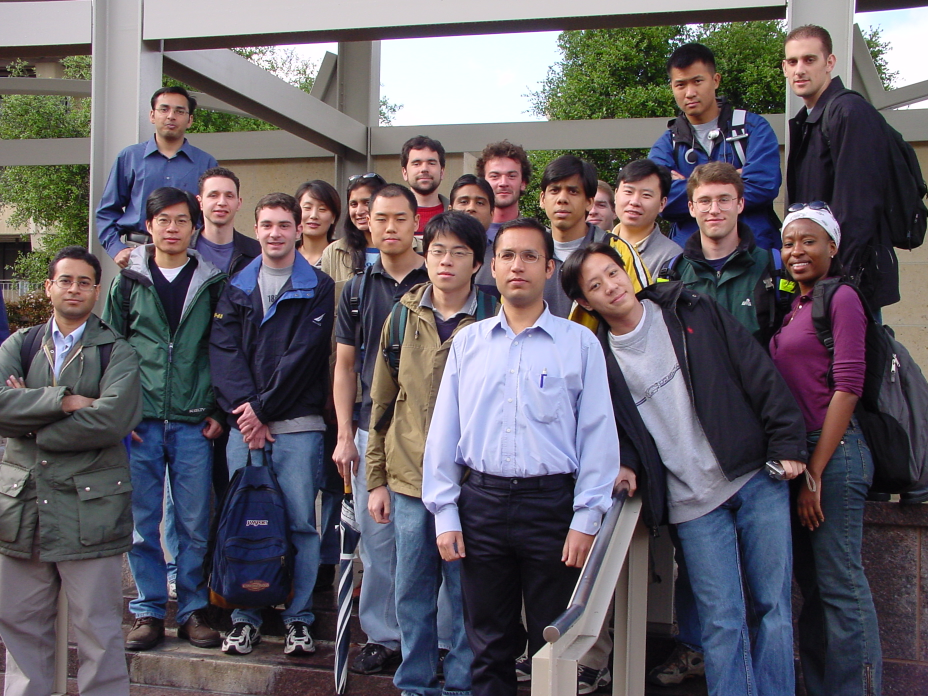
#> input picture Images/Image/Training_1.jpg, 1856 x 1392 px, found by its file name (shown at 1/2 size)
$ python checklol.py
#> lines starting #> are read from the running program, lines starting #| are printed output that depends on the picture; after the words box and inside, x2 and y2 are one past the last pixel; in counts of white or black regions, pixels touching at a corner belong together
import cv2
import numpy as np


def nothing(x):
    pass


frame = cv2.imread('D:\workspace\DA Python XLA\Image\Training_1.jpg')
#> frame is the input picture: shape (1392, 1856, 3); mean B, G, R 100.7, 93.4, 98.6
height, width = frame.shape[:2]
#> height = 1392; width = 1856
new_height = int(height / 2)
#> new_height = 696
new_width = int(width / 2)
#> new_width = 928
frame = cv2.resize(frame, (new_width, new_height))
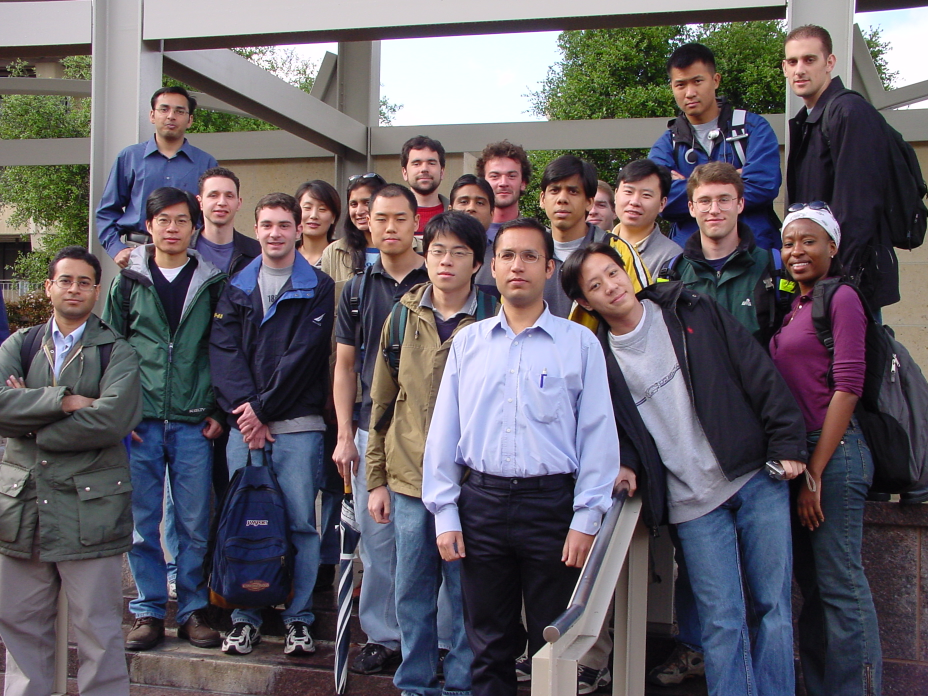
#> frame: shape (696, 928, 3); mean B, G, R 100.8, 93.6, 98.7
cv2.namedWindow("Trackbars")
cv2.namedWindow("Image")
cv2.resizeWindow('Trackbars', 500, 300)

cv2.createTrackbar("L - H", "Trackbars", 0, 255, nothing)
#> slider 'L - H' is set to 51
cv2.createTrackbar("L - S", "Trackbars", 0, 255, nothing)
#> slider 'L - S' is set to 51
cv2.createTrackbar("L - V", "Trackbars", 0, 255, nothing)
#> slider 'L - V' is set to 51
cv2.createTrackbar("U - H", "Trackbars", 255, 255, nothing)
cv2.createTrackbar("U - S", "Trackbars", 255, 255, nothing)
cv2.createTrackbar("U - V", "Trackbars", 255, 255, nothing)

while True:

    hsv = cv2.cvtColor(frame, cv2.COLOR_BGR2HSV)
#> hsv: shape (696, 928, 3); mean H, S, V 95.2, 73.4, 113

    l_h = cv2.getTrackbarPos("L - H", "Trackbars")
    l_s = cv2.getTrackbarPos("L - S", "Trackbars")
    l_v = cv2.getTrackbarPos("L - V", "Trackbars")
    u_h = cv2.getTrackbarPos("U - H", "Trackbars")
    u_s = cv2.getTrackbarPos("U - S", "Trackbars")
    u_v = cv2.getTrackbarPos("U - V", "Trackbars")

    lower_blue = np.array([l_h, l_s, l_v])
    upper_blue = np.array([u_h, u_s, u_v])
    mask = cv2.inRange(hsv, lower_blue, upper_blue)
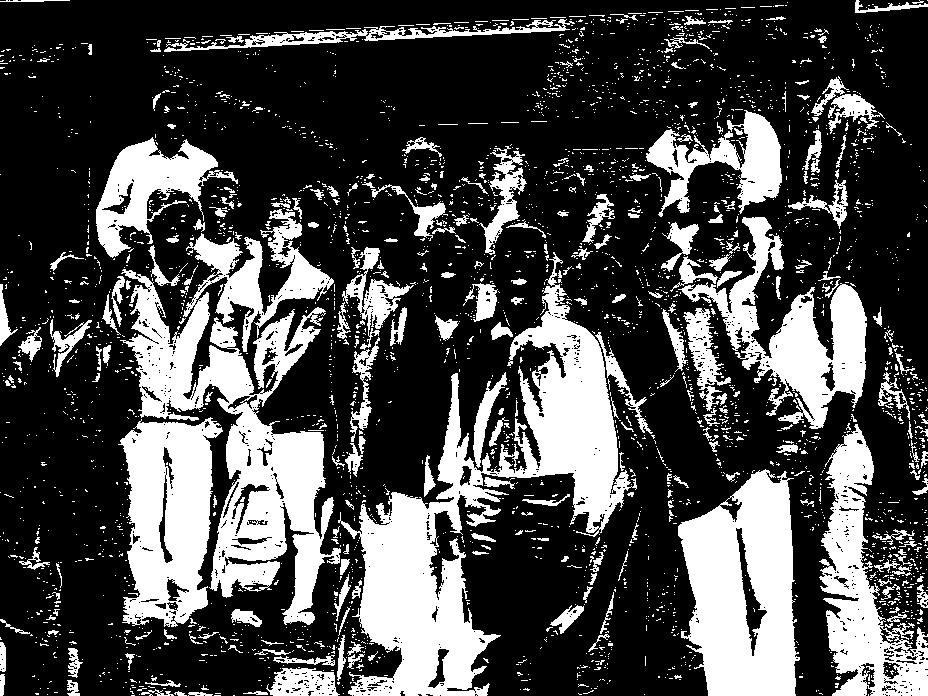
#> mask: shape (696, 928); 28.8% white; 3172 white regions (2896 under 20 px), largest, box (x1, y1, x2, y2) and area: (338, 252, 637, 696) 36125, (120, 209, 341, 625) 32635, (678, 469, 800, 696) 19401
    mask2 = cv2.cvtColor(mask, cv2.COLOR_GRAY2BGR)
    result = cv2.bitwise_and(frame, frame, mask=mask)
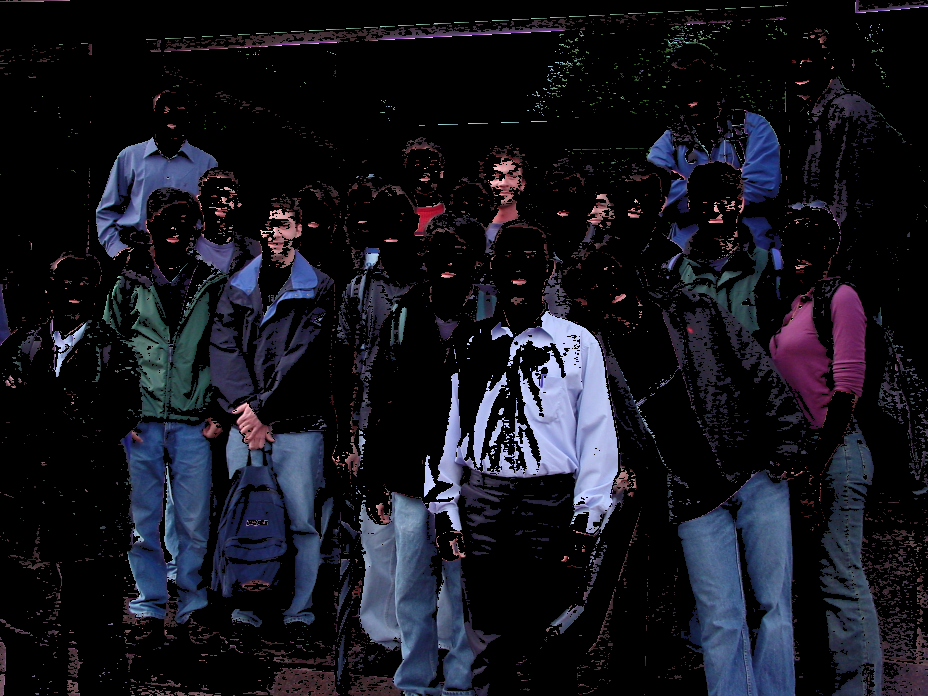
#> result: shape (696, 928, 3); mean B, G, R 30.3, 22, 21.6

    cv2.imshow("frame", frame)
    cv2.imshow("mask", mask)
    cv2.imshow("Image", result)
    cv2.resizeWindow('Image', new_width, new_height)

    key = cv2.waitKey(1)
#> (key Esc is pressed here)
    if key == 27:
        break

cv2.destroyAllWindows()

$ run again, with Images/Image/Training_2.jpg copied over Images/Image/Training_1.jpg
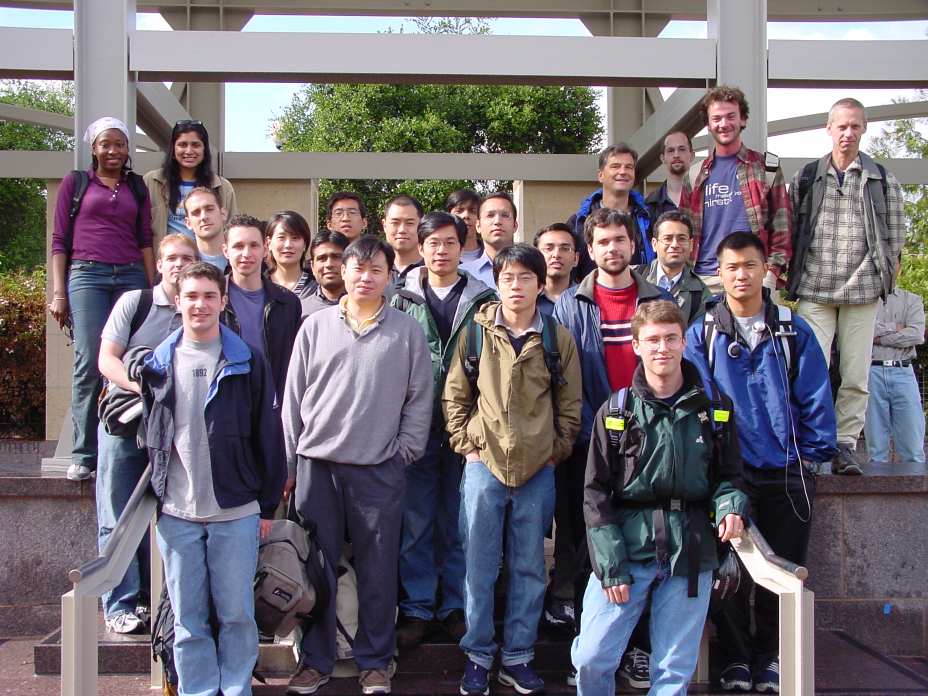
#> input picture Images/Image/Training_2.jpg, 1856 x 1392 px, found by its file name (shown at 1/2 size)
#> frame is the input picture: shape (1392, 1856, 3); mean B, G, R 114.3, 106.2, 113.2
#> frame: shape (696, 928, 3)
#> hsv: shape (696, 928, 3); mean H, S, V 97.7, 69.1, 126.9
#> `mask = cv2.inRange(hsv, lower_blue, upper_blue)`:
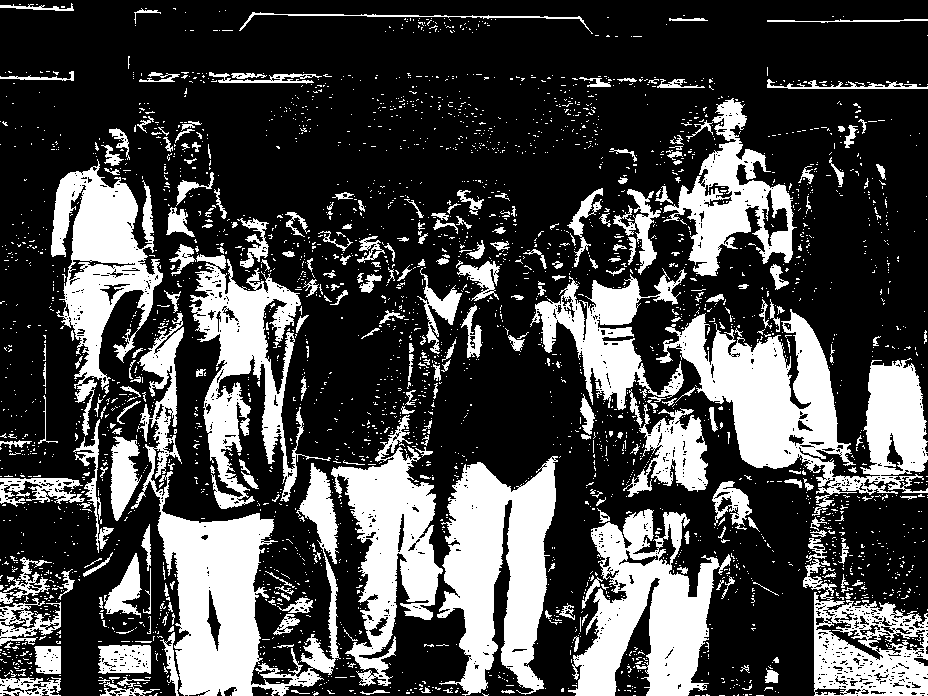
#> mask: shape (696, 928); 28.4% white; 3131 white regions (2861 under 20 px), largest, box (x1, y1, x2, y2) and area: (656, 309, 928, 516) 21852, (131, 313, 341, 696) 21721, (437, 456, 558, 696) 17287
#> `result = cv2.bitwise_and(frame, frame, mask=mask)`:
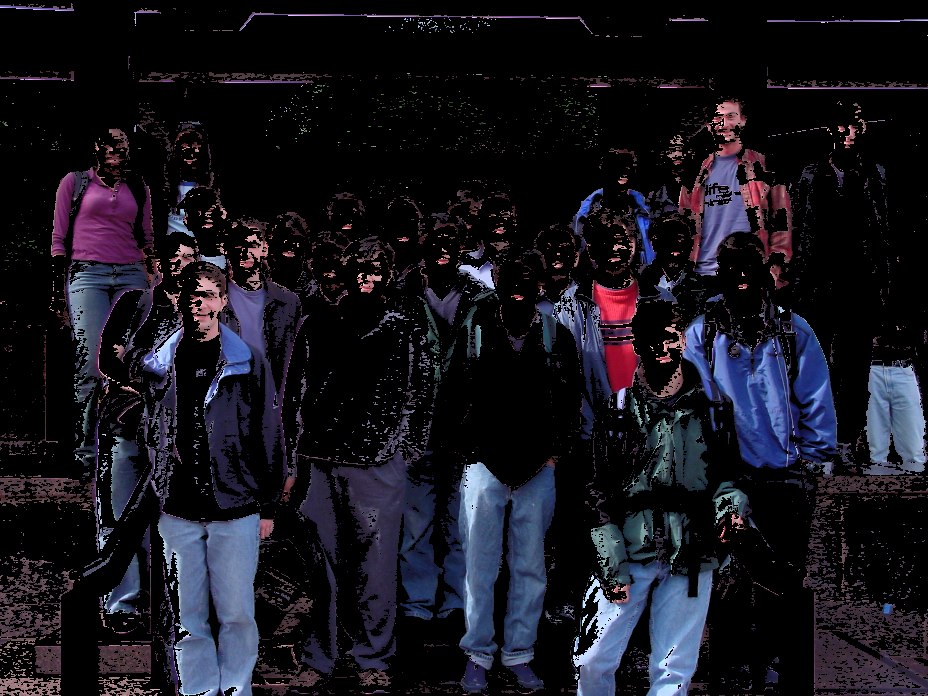
#> result: shape (696, 928, 3); mean B, G, R 30.3, 21.7, 23.1

$ run again, with Images/Image/Training_3.jpg copied over Images/Image/Training_1.jpg
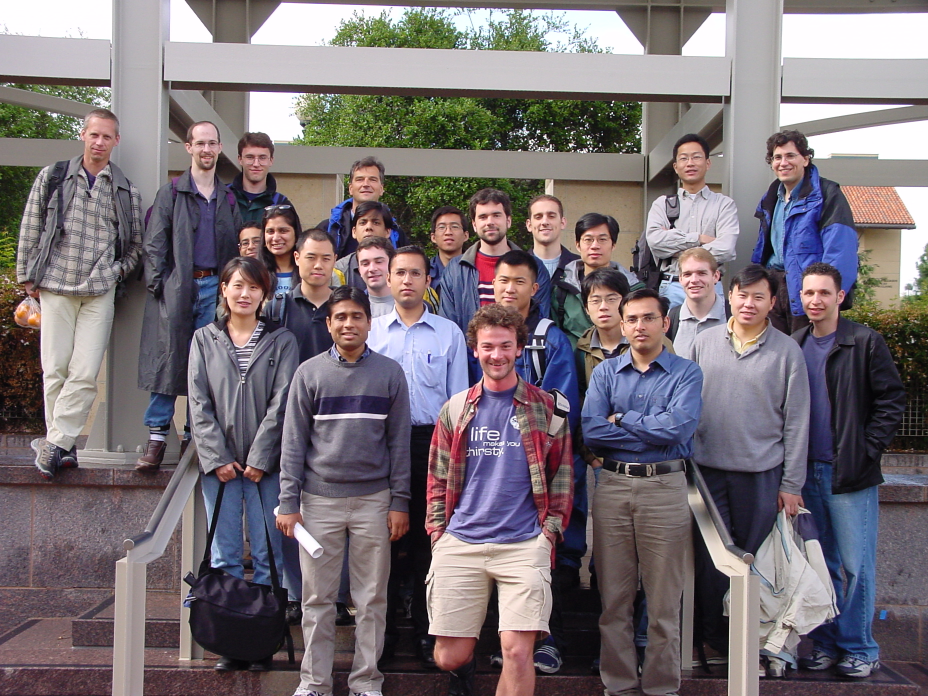
#> input picture Images/Image/Training_3.jpg, 1856 x 1392 px, found by its file name (shown at 1/2 size)
#> frame is the input picture: shape (1392, 1856, 3); mean B, G, R 116.6, 111.2, 120.3
#> frame: shape (696, 928, 3)
#> hsv: shape (696, 928, 3); mean H, S, V 97.4, 57.9, 129.7
#> `mask = cv2.inRange(hsv, lower_blue, upper_blue)`:
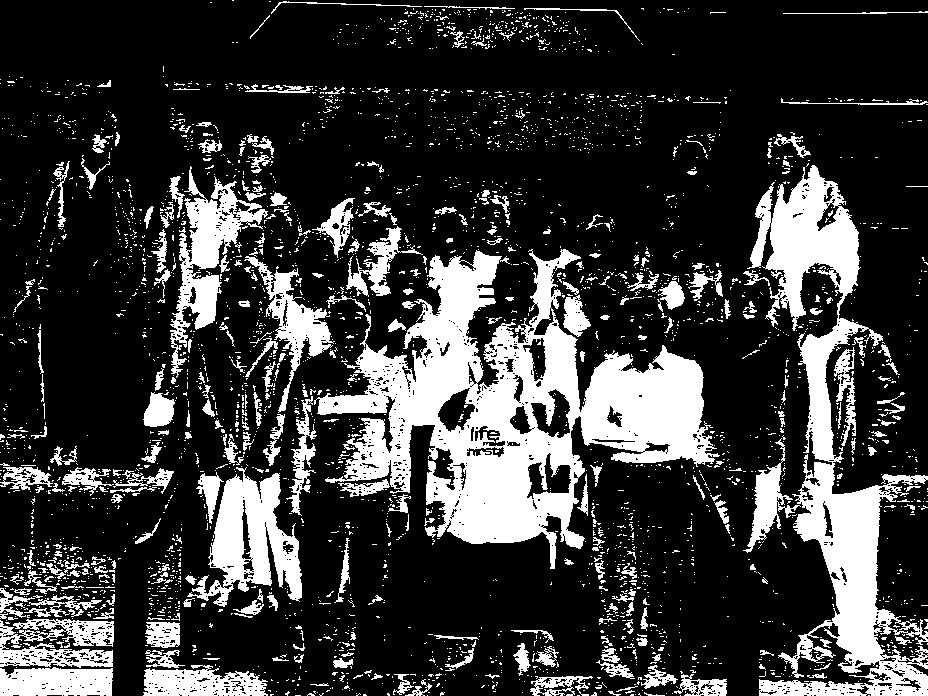
#> mask: shape (696, 928); 22.3% white; 3384 white regions (3069 under 20 px), largest, box (x1, y1, x2, y2) and area: (314, 249, 720, 569) 48683, (747, 165, 928, 696) 27333, (187, 467, 302, 607) 7348
#> `result = cv2.bitwise_and(frame, frame, mask=mask)`:
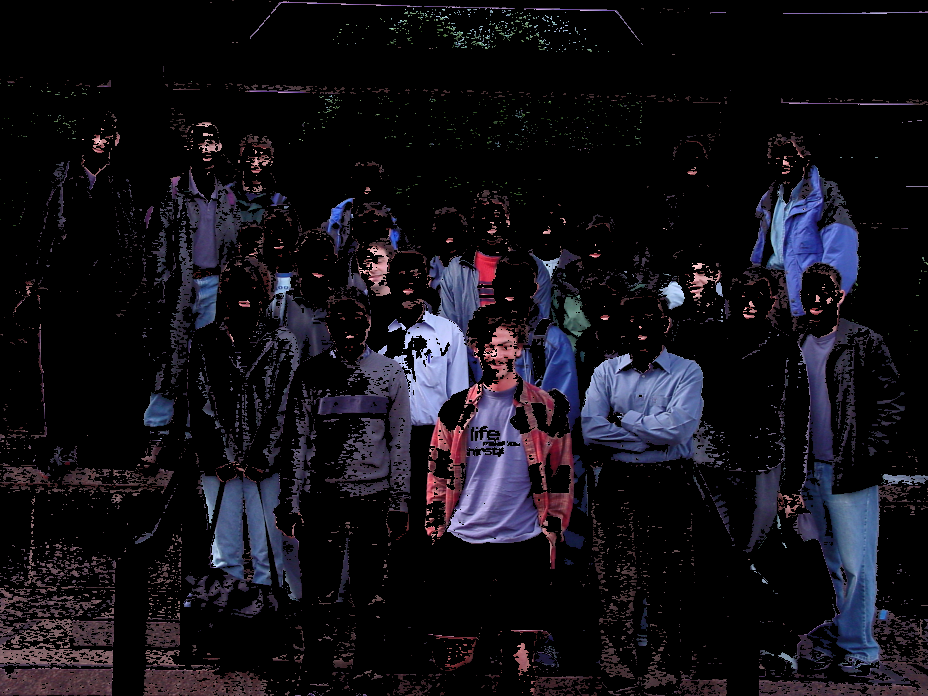
#> result: shape (696, 928, 3); mean B, G, R 23.3, 16.9, 18.8

$ run again, with Images/Image/Training_4.jpg copied over Images/Image/Training_1.jpg
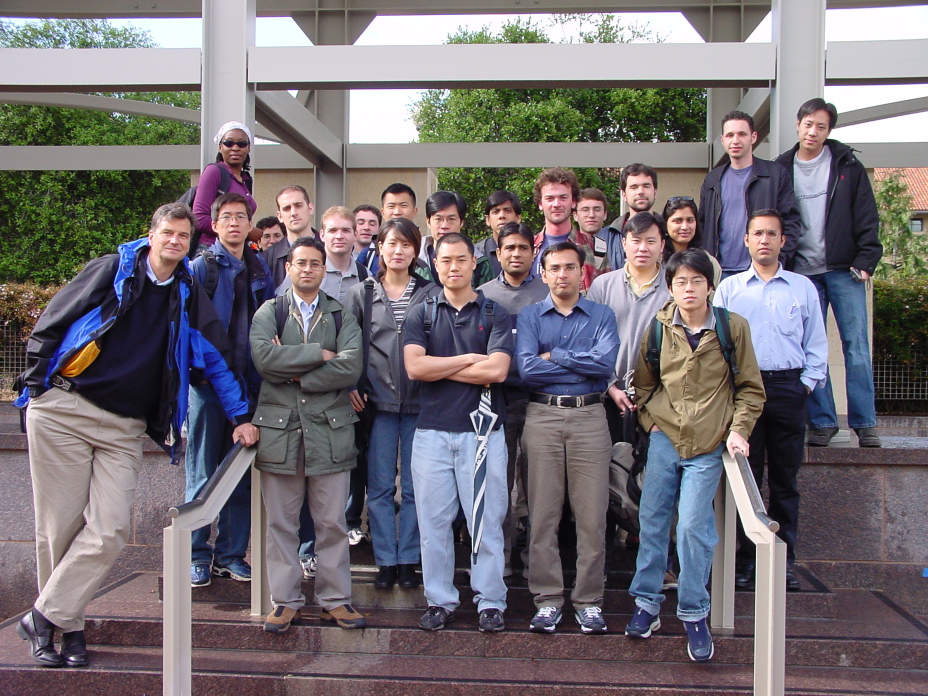
#> input picture Images/Image/Training_4.jpg, 1856 x 1392 px, found by its file name (shown at 1/2 size)
#> frame is the input picture: shape (1392, 1856, 3); mean B, G, R 115.8, 110.1, 116.7
#> frame: shape (696, 928, 3)
#> hsv: shape (696, 928, 3); mean H, S, V 100.3, 61.2, 128.4
#> `mask = cv2.inRange(hsv, lower_blue, upper_blue)`:
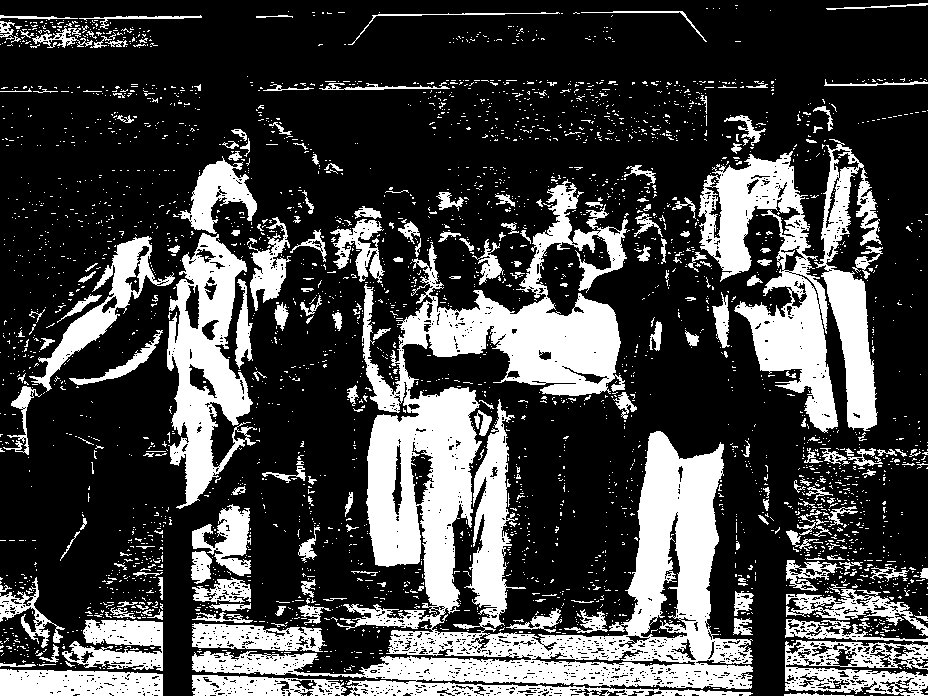
#> mask: shape (696, 928); 27% white; 3293 white regions (3078 under 20 px), largest, box (x1, y1, x2, y2) and area: (192, 179, 753, 696) 75266, (698, 151, 838, 433) 14903, (167, 233, 257, 509) 11793
#> `result = cv2.bitwise_and(frame, frame, mask=mask)`:
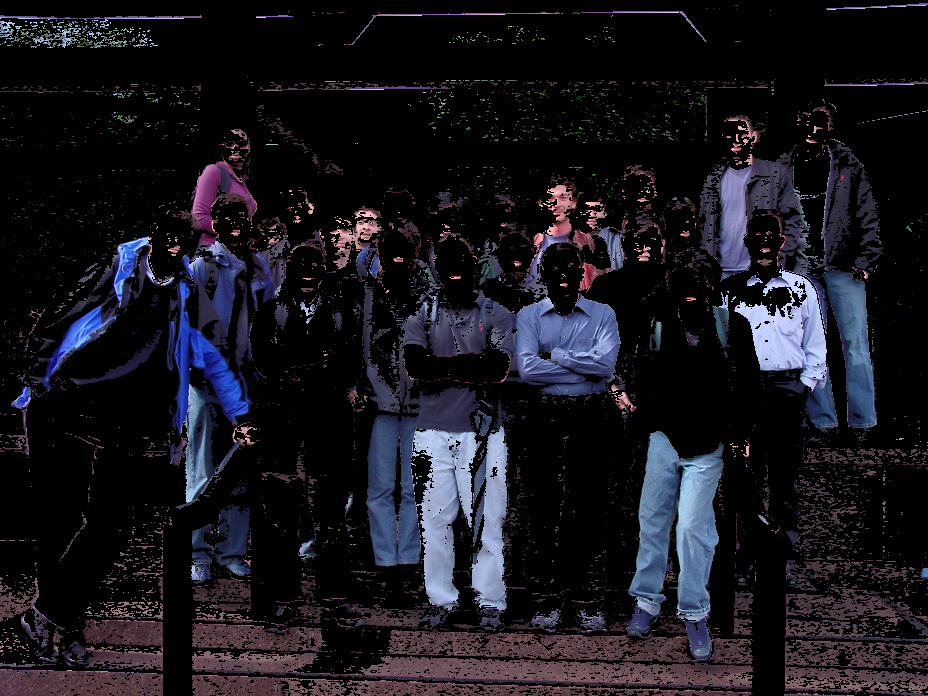
#> result: shape (696, 928, 3); mean B, G, R 30, 22.8, 24
